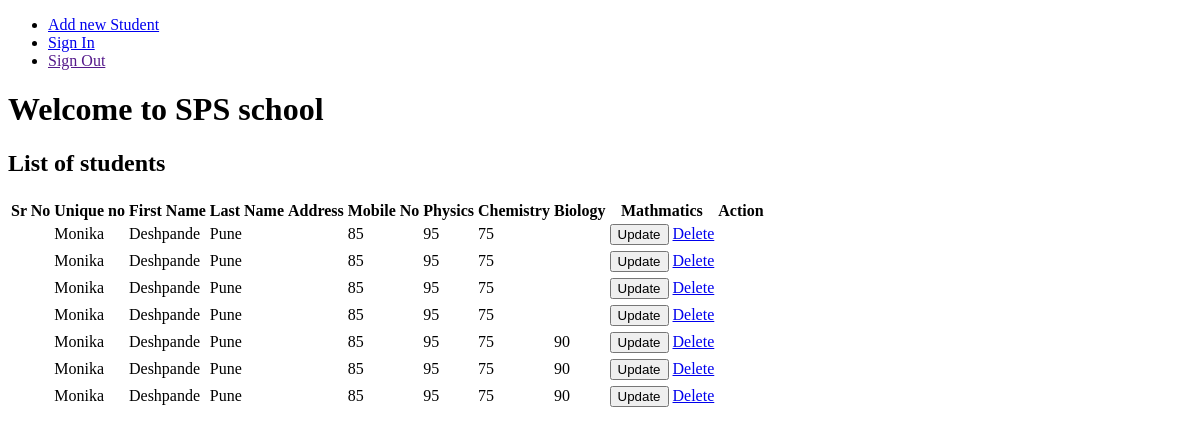
The app's page /, older data.
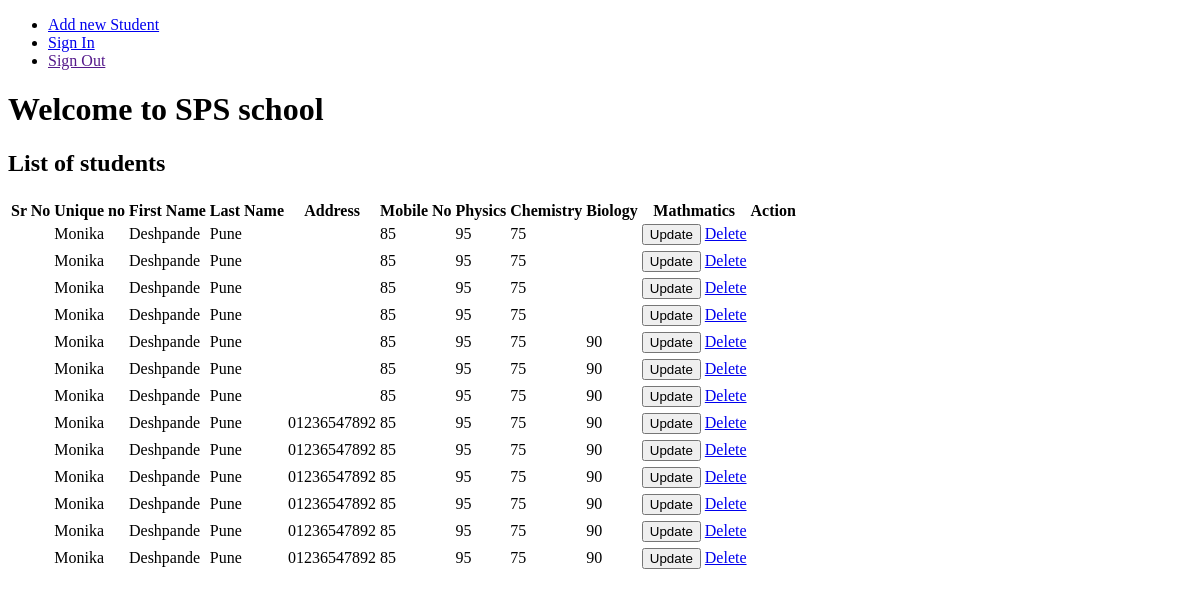
The same page, newer data.
### authentication/models.py (models this page shows)
class students(models.Model):
    unique_no = models.CharField(max_length=20)
    students_first_name = models.CharField(max_length=20)
    students_last_name = models.CharField(max_length=20)
    students_address = models.CharField(max_length=20)
    student_mobile =models.CharField(max_length=20)
    students_phy = models.CharField(max_length=20)
    students_chem = models.CharField(max_length=20)
    students_bio = models.CharField(max_length=20)
    students_maths = models.CharField(max_length=20)
    PCB_percentage = models.CharField(max_length=20)
    PCM_percentage = models.CharField(max_length=20)

### authentication/views.py (the view)
# urls.py: path('', views.home, name="home"),
def home(request):
    Students= students.objects.all()
    return render(request, "authentication/home.html", {
        'students':Students
    })

### templates/authentication/home.html (shortened to what this page needs)
<!DOCTYPE html>
<html lang="en">
<head>
</head>
<body>
    {% include 'authentication/navigation.html' %}
    <h1>Welcome to SPS school</h1>
    <h2>List of students</h2>
    <table class="table">
        <thead>
            <th scope="col">Sr No</th>
            <th scope="col">Unique no</th>
            <th scope="col">First Name</th>
            <th scope="col">Last Name</th>
            <th scope="col">Address</th>
            <th scope="col">Mobile No</th>
            <th scope="col">Physics</th>
            <th scope="col">Chemistry</th>
            <th scope="col">Biology</th>
            <th scope="col">Mathmatics</th>
            <th scope="col">Action</th>
        </thead>
        <tbody>
            {% for s in students %}
            <tr>
            <td>{{s.students_id}}</td>
            <td>{{s.students_first_name}}</td>
            <td>{{s.students_last_name}}</td>
            <td>{{s.students_address}}</td>
            <td>{{s.student_mobile}}</td>
            <td>{{s.students_phy}}</td>
            <td>{{s.students_chem}}</td>
            <td>{{s.students_bio}}</td>
            <td>{{s.students_maths}}</td>
            <td>
                <button type="button" class="btn btn-success">Update</button>
                <a href="delete_student/{{student_id}}" button type="button" class="btn btn-danger">Delete</button>
            </td>
          <tr>
            {% endfor %}
        </tbody>
      </table>
</body>
</html>

### templates/authentication/navigation.html
<ul>
    <li><a href="add_student">Add new Student</a></li>
    <li><a href="signin">Sign In</a></li>
    <li><a href="">Sign Out</a></li>
</ul>

Row changes from the older to the newer data that the page shows:
added students: students_first_name "Monika", students_last_name "Deshpande", students_address "Pune", student_mobile "01236547892", students_phy "85", students_chem "95", students_bio "75", students_maths "90"
added students: students_first_name "Monika", students_last_name "Deshpande", students_address "Pune", student_mobile "01236547892", students_phy "85", students_chem "95", students_bio "75", students_maths "90"
added students: students_first_name "Monika", students_last_name "Deshpande", students_address "Pune", student_mobile "01236547892", students_phy "85", students_chem "95", students_bio "75", students_maths "90"
added students: students_first_name "Monika", students_last_name "Deshpande", students_address "Pune", student_mobile "01236547892", students_phy "85", students_chem "95", students_bio "75", students_maths "90"
added students: students_first_name "Monika", students_last_name "Deshpande", students_address "Pune", student_mobile "01236547892", students_phy "85", students_chem "95", students_bio "75", students_maths "90"
added students: students_first_name "Monika", students_last_name "Deshpande", students_address "Pune", student_mobile "01236547892", students_phy "85", students_chem "95", students_bio "75", students_maths "90"
